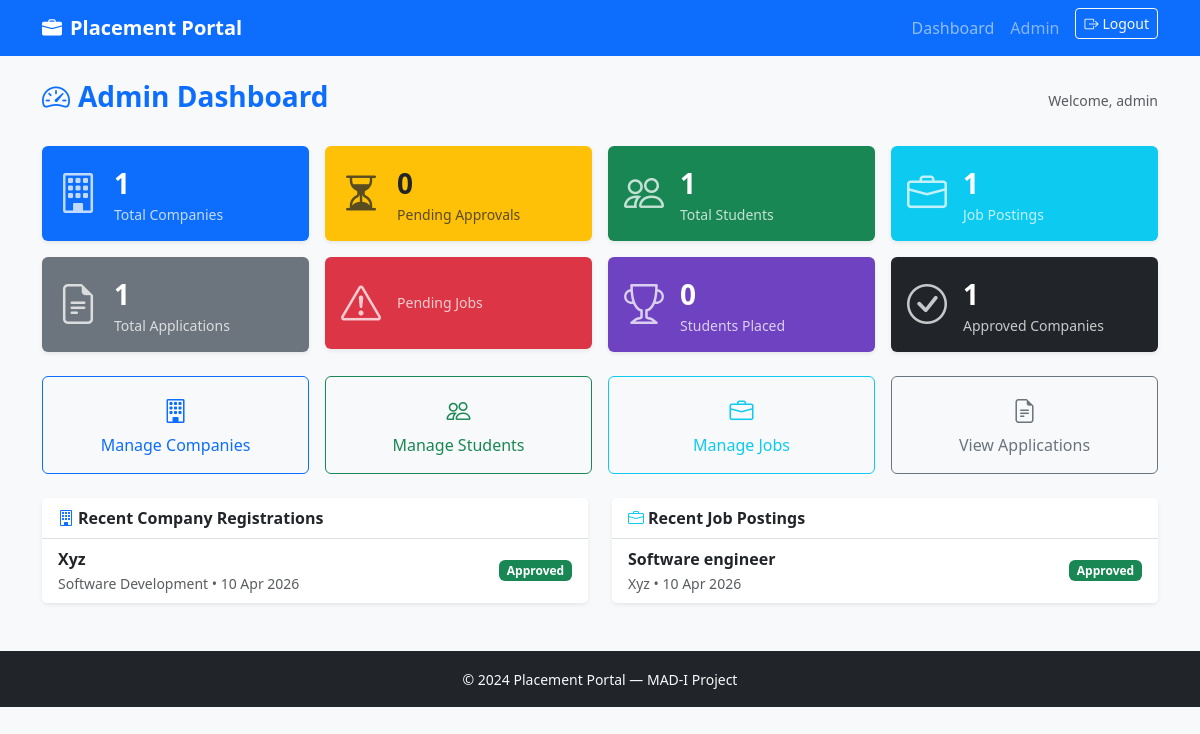
The app's page /admin/dashboard (signed in), older data.
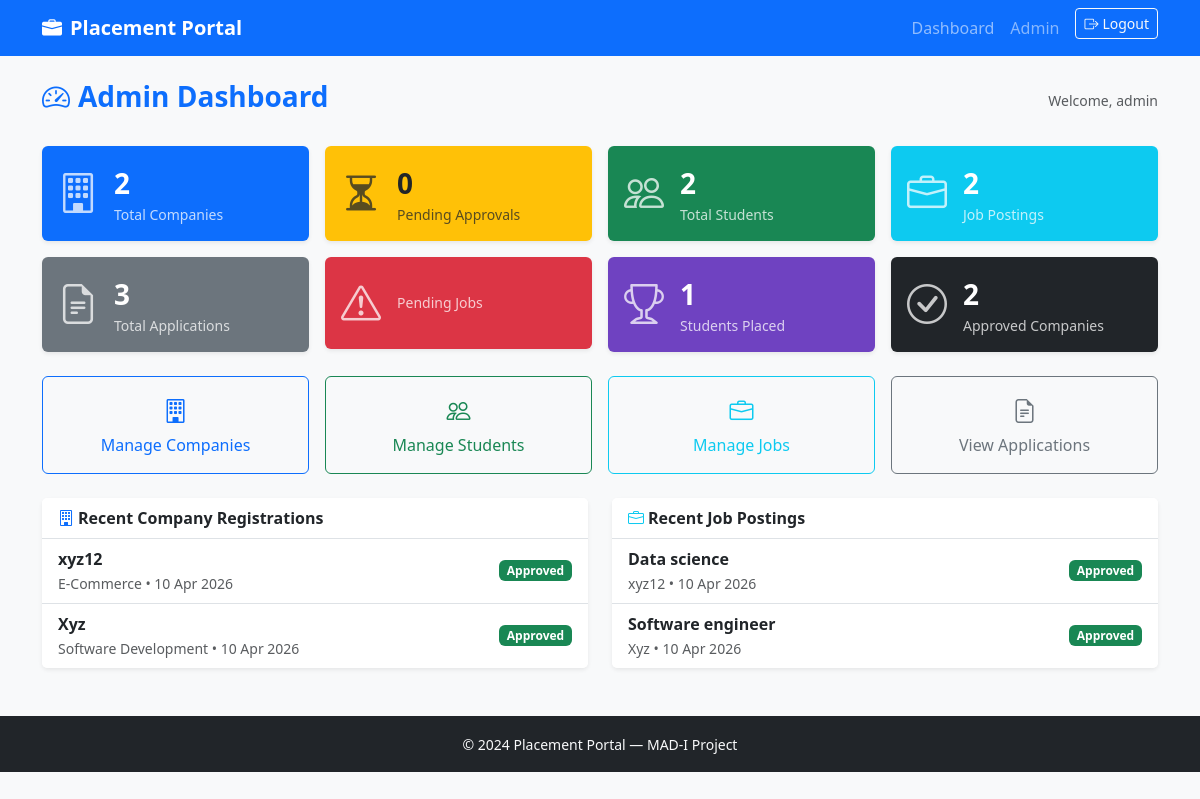
The same page, newer data.
### models.py (models this page shows)
class Company(db.Model):
    id = db.Column(db.Integer, primary_key=True)
    user_id = db.Column(db.Integer, db.ForeignKey('user.id'), nullable=False)
    name = db.Column(db.String(150))
    industry = db.Column(db.String(100))
    website = db.Column(db.String(250))
    description = db.Column(db.Text)
    location = db.Column(db.String(150))
    approval_status = db.Column(db.String(20), default='pending')
    is_blacklisted  = db.Column(db.Boolean, default=False)
    created_at = db.Column(db.DateTime, default=lambda: datetime.now(timezone.utc), nullable=False)
    jobs = db.relationship('JobPosition', backref='company', lazy='dynamic')

class JobPosition(db.Model):
    id = db.Column(db.Integer, primary_key=True)
    company_id = db.Column(db.Integer, db.ForeignKey('company.id'), nullable=False)
    title = db.Column(db.String(150))
    description = db.Column(db.Text)
    required_skills = db.Column(db.Text)
    experience = db.Column(db.String(100))
    salary_min = db.Column(db.Float)
    salary_max = db.Column(db.Float)
    location = db.Column(db.String(150))
    deadline = db.Column(db.DateTime)
    status = db.Column(db.String(20), default='active')
    is_approved = db.Column(db.Boolean, default=False)
    created_at = db.Column(db.DateTime, default=lambda: datetime.now(timezone.utc), nullable=False)
    applications = db.relationship('Application', backref='job', lazy='dynamic')

### routes/admin.py (the view)
@admin_bp.route('/dashboard')
@login_required
@admin_required
def dashboard():
    stats = {
        'total_companies': Company.query.count(),
        'pending_companies': Company.query.filter_by(approval_status='pending').count(),
        'approved_companies': Company.query.filter_by(approval_status='approved').count(),
        'total_students': Student.query.count(),
        'total_jobs': JobPosition.query.count(),
        'pending_job': JobPosition.query.filter_by(is_approved=False).count(),
        'total_applications': Application.query.count(),
        'placed_students': Application.query.filter_by(status='placed').count(),
    }
    recent_companies = Company.query.order_by(Company.created_at.desc()).limit(5).all()
    recent_jobs = JobPosition.query.order_by(JobPosition.created_at.desc()).limit(5).all()
    return render_template('admin/dashboard.html', stats = stats, recent_companies = recent_companies, recent_jobs = recent_jobs)

### models.py (called while the page is built)
@login_manager.user_loader
def load_user(user_id):
    return User.query.get(int(user_id))

    @property
    def is_active(self):
        return self.active

### routes/admin.py (called while the page is built)
def admin_required(f):
    @wraps(f)
    def wrapped(*args, **kwargs):
        if not current_user.is_authenticated:
            flash('Please login first.', 'danger')
            return redirect(url_for('auth.login'))
        if current_user.role != 'admin':
            flash('Admin access required.', 'danger')
            return redirect(url_for('auth.login'))
        return f(*args, **kwargs)
    return wrapped

### templates/admin/dashboard.html (shortened to what the changed rows need)
{% extends 'base.html' %}
{% block content %}
<div class="row g-3 mb-4">
  <div class="col-sm-6 col-xl-3">
    <div class="card border-0 shadow-sm bg-primary text-white">
      <div class="card-body d-flex align-items-center gap-3">
        <div>
          <div class="fs-3 fw-bold">{{ stats.total_companies }}</div>
          <div class="small opacity-75">Total Companies</div>
        </div>
      </div>
    </div>
  </div>
  <div class="col-sm-6 col-xl-3">
    <div class="card border-0 shadow-sm bg-success text-white">
      <div class="card-body d-flex align-items-center gap-3">
        <div>
          <div class="fs-3 fw-bold">{{ stats.total_students }}</div>
          <div class="small opacity-75">Total Students</div>
        </div>
      </div>
    </div>
  </div>
  <div class="col-sm-6 col-xl-3">
    <div class="card border-0 shadow-sm bg-info text-white">
      <div class="card-body d-flex align-items-center gap-3">
        <div>
          <div class="fs-3 fw-bold">{{ stats.total_jobs }}</div>
          <div class="small opacity-75">Job Postings</div>
        </div>
      </div>
    </div>
  </div>
  <div class="col-sm-6 col-xl-3">
    <div class="card border-0 shadow-sm bg-secondary text-white">
      <div class="card-body d-flex align-items-center gap-3">
        <div>
          <div class="fs-3 fw-bold">{{ stats.total_applications }}</div>
          <div class="small opacity-75">Total Applications</div>
        </div>
      </div>
    </div>
  </div>
  <div class="col-sm-6 col-xl-3">
    <div class="card border-0 shadow-sm text-white" style="background:#6f42c1">
      <div class="card-body d-flex align-items-center gap-3">
        <div>
          <div class="fs-3 fw-bold">{{ stats.placed_students }}</div>
          <div class="small opacity-75">Students Placed</div>
        </div>
      </div>
    </div>
  </div>
  <div class="col-sm-6 col-xl-3">
    <div class="card border-0 shadow-sm bg-dark text-white">
      <div class="card-body d-flex align-items-center gap-3">
        <div>
          <div class="fs-3 fw-bold">{{ stats.approved_companies }}</div>
          <div class="small opacity-75">Approved Companies</div>
        </div>
      </div>
    </div>
  </div>
</div>
<div class="row g-4">
  <div class="col-md-6">
    <div class="card border-0 shadow-sm">
      <ul class="list-group list-group-flush">
        {% for c in recent_companies %}
        <li class="list-group-item d-flex justify-content-between align-items-center">
          <div>
            <div class="fw-semibold">{{ c.name }}</div>
            <small class="text-muted">{{ c.industry or 'N/A' }} &bull; {{ c.created_at.strftime('%d %b %Y') }}</small>
          </div>
          <span class="badge
            {% if c.approval_status == 'approved' %}bg-success
            {% elif c.approval_status == 'pending' %}bg-warning text-dark
            {% else %}bg-danger{% endif %}">
            {{ c.approval_status | capitalize }}
          </span>
        </li>
        {% else %}
        <li class="list-group-item text-muted small">No companies registered yet.</li>
        {% endfor %}
      </ul>
    </div>
  </div>
  <div class="col-md-6">
    <div class="card border-0 shadow-sm">
      <ul class="list-group list-group-flush">
        {% for j in recent_jobs %}
        <li class="list-group-item d-flex justify-content-between align-items-center">
          <div>
            <div class="fw-semibold">{{ j.title }}</div>
            <small class="text-muted">{{ j.company.name }} &bull; {{ j.created_at.strftime('%d %b %Y') }}</small>
          </div>
          <span class="badge {% if j.is_approved %}bg-success{% else %}bg-warning text-dark{% endif %}">
            {% if j.is_approved %}Approved{% else %}Pending{% endif %}
          </span>
        </li>
        {% else %}
        <li class="list-group-item text-muted small">No jobs posted yet.</li>
        {% endfor %}
      </ul>
    </div>
  </div>
</div>
{% endblock %}

Row changes from the older to the newer data that the page shows:
added Company: name "xyz12", industry "E-Commerce", created_at "10 Apr 2026", approval_status "Approved"
added JobPosition: title "Data science", company.name "xyz12", created_at "10 Apr 2026", is_approved "Approved"
Text that changed along with them:
{{ stats.total_companies }}: "1" → "2"
{{ stats.total_students }}: "1" → "2"
{{ stats.total_jobs }}: "1" → "2"
{{ stats.total_applications }}: "1" → "3"
{{ stats.placed_students }}: "0" → "1"
{{ stats.approved_companies }}: "1" → "2"
